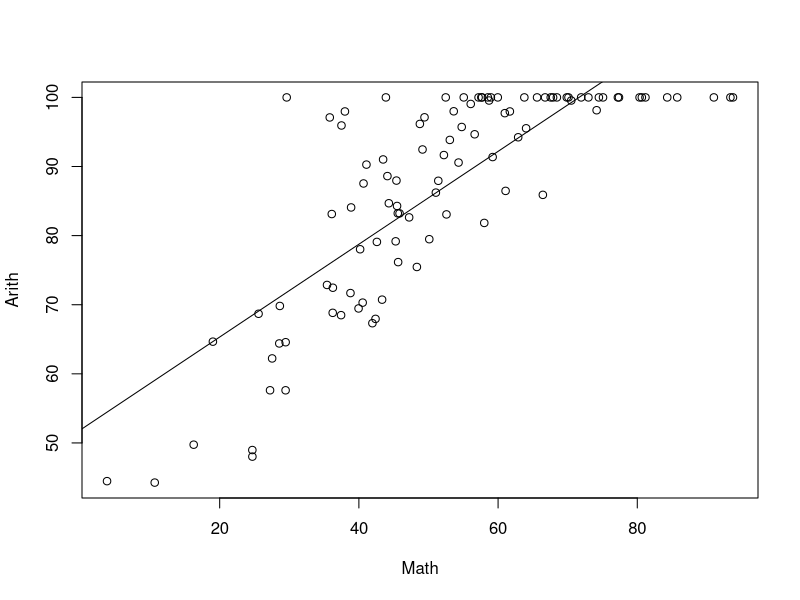
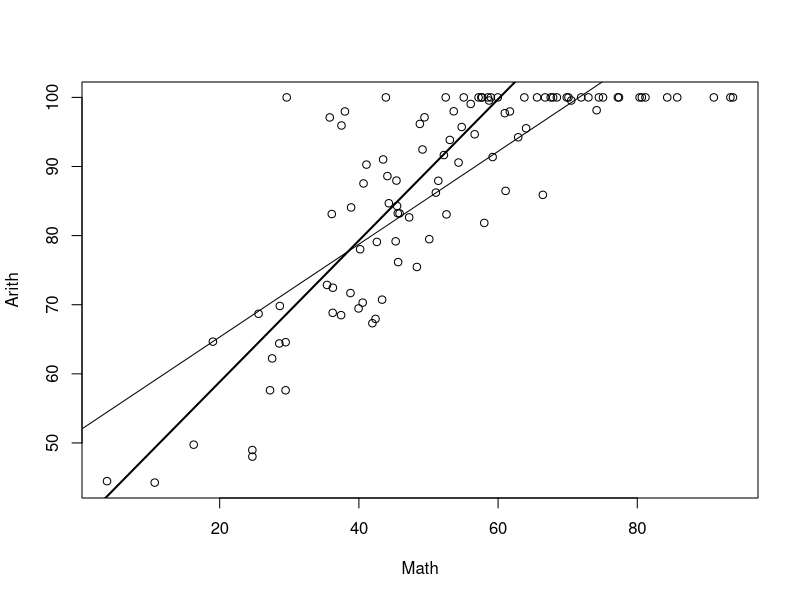

Recreate these plots in R, in order.
# Tobit Model method from hoxo_m

data=function(x){
  x[x>100]=100
  x[x<0]=0 # 0-100
  x
}

set.seed(123) # Random number

Math=data(rnorm(100,mean=50,sd=20))
Arith=data(Math+40+rnorm(100,mean=0,sd=10))

plot(Arith~Math)

model=lm(Arith~Math) # Fit linear models
abline(model)

summary(model)

# Parameter estimation by External Package
library(VGAM) # Declaration

plot(Arith~Math)

model=lm(Arith~Math) # Fit linear models
abline(model)

tobit.model=vglm(Arith~Math,tobit(Lower=0,Upper=100),trace=FALSE)
abline(coef(tobit.model)[c(1,3)],lwd=2)

summary(tobit.model)
